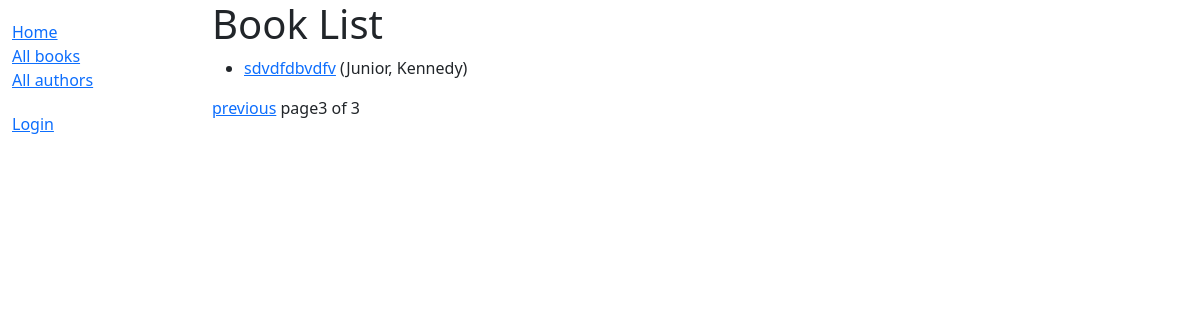
The app's page /catalog/books/?page=3, older data.
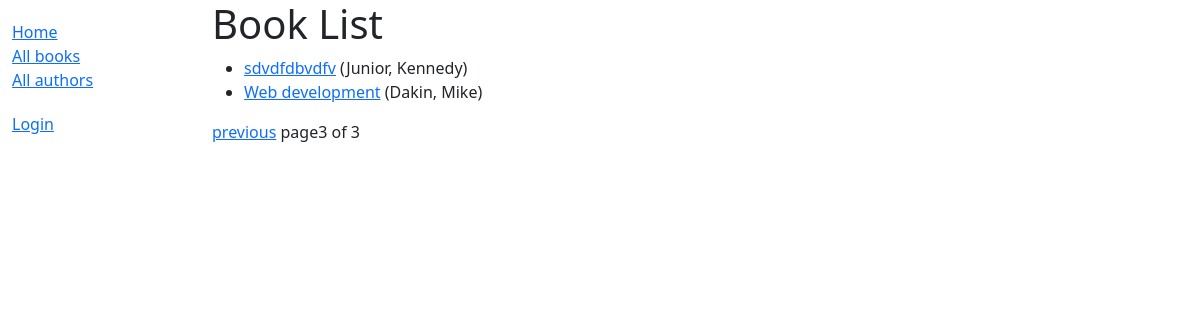
The same page, newer data.
### catalog/models.py (models this page shows, shortened)
class Book(models.Model):
    title = models.CharField(max_length=200)
    author = models.ForeignKey("Author",on_delete=models.SET_NULL,null=True)
    summary = models.TextField(max_length=1000,help_text='Enter a brief description of the book')
    isbn = models.CharField('ISBN', max_length=13, unique=True,help_text='13 character <a href="https://www.isbn-international.org/content/what-isbn">ISBN number</a>')
    genre = models.ManyToManyField(Genre,help_text='Select the genre for this book')
    language = models.ForeignKey(Language, on_delete=models.SET_NULL,null=True,default='English')
    def display_genre(self):
        return ', '.join(genre.name for genre in self.genre.all()[:3])
    display_genre.short_description = 'Genre'
    def get_absolute_url(self):
        return reverse('book-detail',args=[str(self.id)])

class Author(models.Model):
    first_name = models.CharField(max_length=100)
    last_name = models.CharField(max_length=100)
    date_of_birth = models.DateField(null=True,blank=True)
    date_of_death = models.DateField(null=True,blank=True)
    class Meta:
        ordering = ['last_name', 'last_name']
    def __str__(self):
        return f"{self.last_name}, {self.first_name}"

### catalog/views.py (the view)
# urls.py: path('books/',views.BookListView.as_view(),name='books'),
class BookListView(generic.ListView):
    model = Book
    paginate_by = 3

### catalog/templates/catalog/book_list.html
{% extends 'registration/base_generic.html'%}
{% block content %}
    <h1>Book List</h1>
    {% if book_list %}
        <ul>
            {% for book in book_list %}
                <li>
                    <a href="{{book.get_absolute_url}}">{{book.title}}</a>
                    ({{book.author}})
                </li>
            {% endfor %}
        </ul>
    {% else %}
        <p>There are no books in the library</p>
    {% endif %}
{% endblock %}

Row changes from the older to the newer data that the page shows:
added Book: title "Web development", author "Dakin, Mike"
